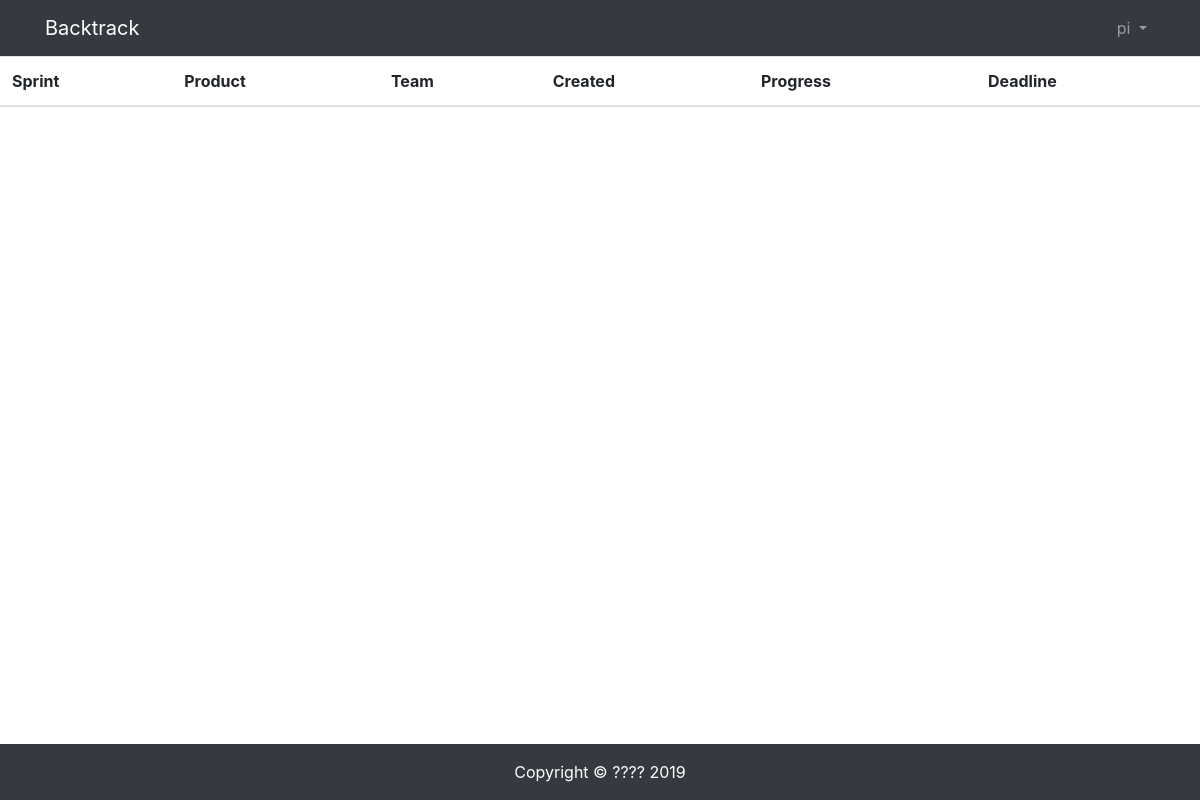
/sprintbacklog/ (signed in), run on an earlier commit of the app's database.
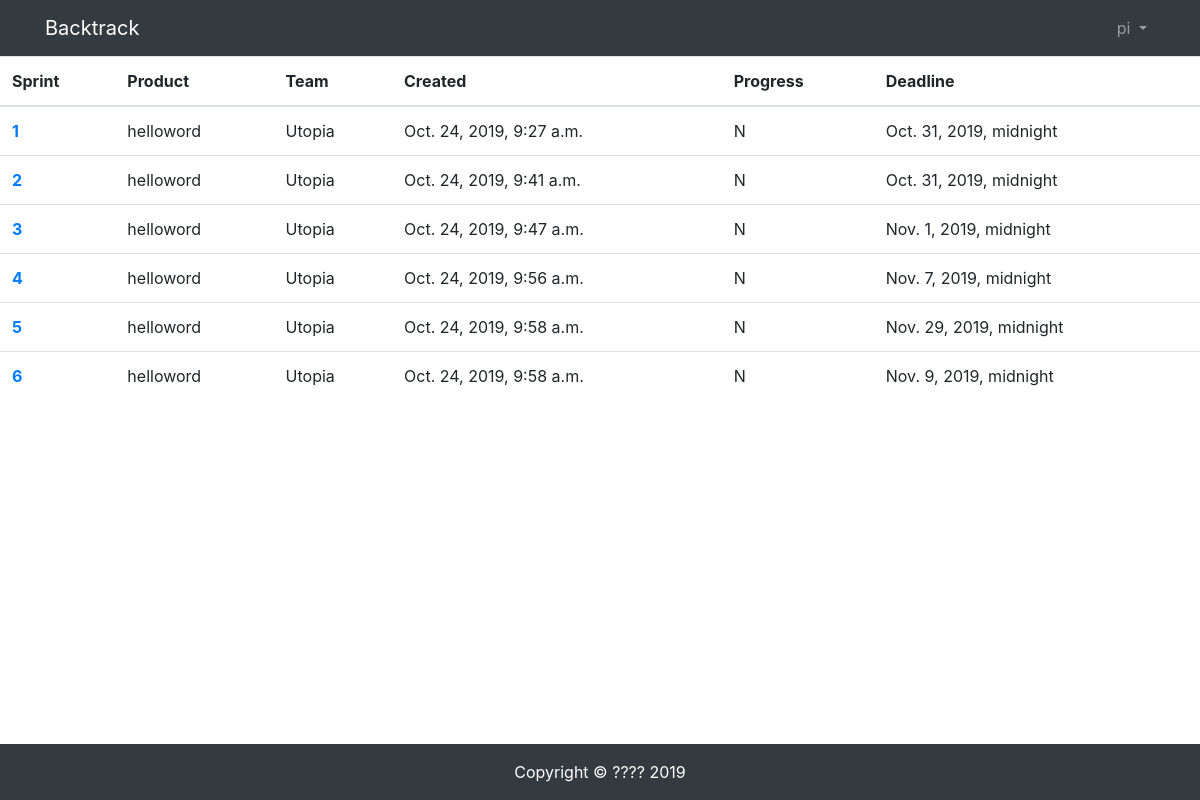
And on a later commit of the database.
### sprintbacklog/models.py (models this page shows, shortened)
class Sprint (models.Model):
    product = models.ForeignKey(Product, on_delete=models.CASCADE)
    team = models.ForeignKey(Team, on_delete=models.CASCADE)
    number = models.IntegerField()
    created = models.DateTimeField(default=timezone.now)
    progress = models.CharField(
        max_length=1,
        choices=PROGRESS_STATUS,
        default=NOTSTART,
        blank=False,
    )
    deadline = models.DateTimeField()

### productbacklog/models.py (models this page shows)
class Product (models.Model):
    owner = models.ForeignKey(User, on_delete=models.CASCADE)
    name = models.CharField(max_length=100)
    description = models.CharField(max_length=200)
    created = models.DateTimeField(default=timezone.now)
    progress = models.CharField(max_length=20, default="not_started")
    updated = models.DateTimeField(auto_now=True)
    def __str__(self):
        return self.name

### userprofile/models.py (models this page shows)
class Team(models.Model):
    name = models.CharField(max_length=20, blank=True)
    created = models.DateTimeField(default=timezone.now)
    def __str__(self):
        return self.name

### sprintbacklog/views.py (the view)
# urls.py: path('', views.sprint_list, name="sprintlist"),
@login_required(login_url='/login')
def sprint_list(request):
    sprints = Sprint.objects.all()
    context = {'sprints': sprints}
    return render(request, 'sprintbacklog/list.html',context)

### templates/sprintbacklog/list.html (shortened to what this page needs)
{% extends "base.html" %}
{% load staticfiles %}
{% block content %}
<table class="table">
    <thead>
      <tr>
        <th scope="col">Sprint</th>
        <th scope="col">Product</th>
        <th scope="col">Team</th>
        <th scope="col">Created</th>
        <th scope="col">Progress</th>
        <th scope="col">Deadline</th>
      </tr>
    </thead
    <tbody>
      {% for sprint in sprints %}
      <tr>
        <th scope="row">
          <a href="{% url 'sprintbacklog:sbilist' sprint.id %}">
            {{sprint.number}}
          </a>
        </th>
        <td>{{sprint.product}}</td>
        <td>{{sprint.team}}</td>
        <td>{{sprint.created}}</td>
        <td>{{sprint.progress}}</td>
        <td>{{sprint.deadline}}</td>
      </tr>
      {% endfor %}
</table>
{% endblock content %}

What changed in the data, as far as the page shows it:
added Sprint: number "1", product "helloword", team "Utopia", created "Oct. 24, 2019, 9:27 a.m.", progress "N", deadline "Oct. 31, 2019, midnight"
added Sprint: number "2", product "helloword", team "Utopia", created "Oct. 24, 2019, 9:41 a.m.", progress "N", deadline "Oct. 31, 2019, midnight"
added Sprint: number "3", product "helloword", team "Utopia", created "Oct. 24, 2019, 9:47 a.m.", progress "N", deadline "Nov. 1, 2019, midnight"
added Sprint: number "4", product "helloword", team "Utopia", created "Oct. 24, 2019, 9:56 a.m.", progress "N", deadline "Nov. 7, 2019, midnight"
added Sprint: number "5", product "helloword", team "Utopia", created "Oct. 24, 2019, 9:58 a.m.", progress "N", deadline "Nov. 29, 2019, midnight"
added Sprint: number "6", product "helloword", team "Utopia", created "Oct. 24, 2019, 9:58 a.m.", progress "N", deadline "Nov. 9, 2019, midnight"
